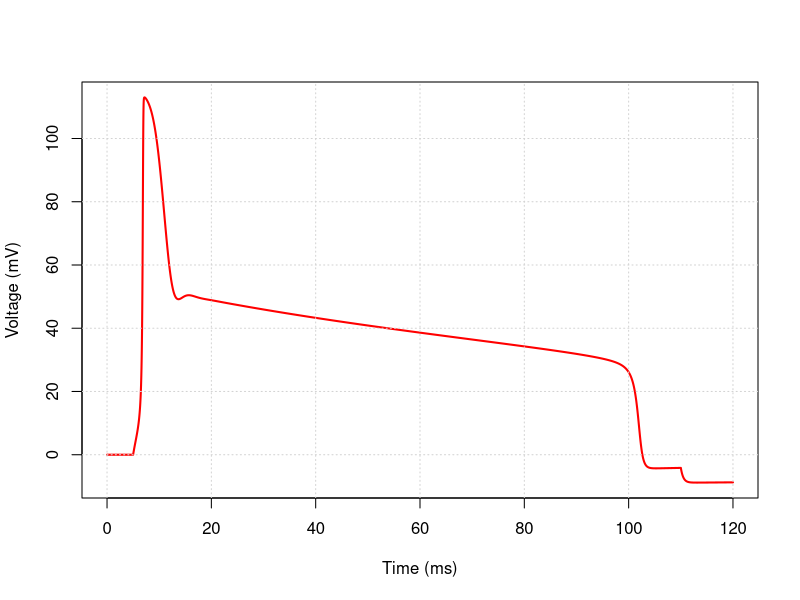

Write R code to recreate this figure.
#F249I Mutation
eNa <- 115
gNa <- 120
eK <- -12
gK <- 36
eL <- 10.6
gL <- 0.3

dt <- 0.01
duration <- 120

time <- seq(0, duration, by = dt)
nSteps <- length(time)

V <- numeric(nSteps)
n <- numeric(nSteps)
m <- numeric(nSteps)
h <- numeric(nSteps)

V[1] <- 0

gammaAlpha <- 1
gammaBeta <- 1
gammaTau <- 0.01
deltaV <- 0

alpha_n <- function(v){
  if(abs(v - 10) < 1e-10) return(0.1)
  0.01 * (10 - v) / (exp((10 - v)/10) - 1)
}

beta_n <- function(v){
  0.125 * exp(-v/80)
}

alpha_m <- function(v){
  if(abs(v - 25) < 1e-10) return(1)
  0.1 * (25 - v) / (exp((25 - v)/10) - 1)
}

beta_m <- function(v){
  4 * exp(-v/18)
}

alpha_h <- function(v){
  0.07 * exp(-v/20)
}

beta_h <- function(v){
  1 / (exp((30 - v)/10) + 1)
}

n[1] <- alpha_n(0)/(alpha_n(0)+beta_n(0))
m[1] <- alpha_m(0)/(alpha_m(0)+beta_m(0))
h[1] <- alpha_h(0)/(alpha_h(0)+beta_h(0))

Iext <- rep(0, nSteps)
Iext[time >= 5 & time <= 110] <- 10

for(i in 1:(nSteps - 1)){
  
  INa <- gNa * (m[i]^3) * h[i] * (V[i] - eNa)
  IK <- gK * (n[i]^4) * (V[i] - eK)
  IL <- gL * (V[i] - eL)
  
  dV <- Iext[i] - INa - IK - IL
  
  dn <- gammaTau * (
    gammaAlpha * alpha_n(V[i] - deltaV) * (1 - n[i]) -
      gammaBeta * beta_n(V[i] - deltaV) * n[i]
  )
  
  dm <- alpha_m(V[i]) * (1 - m[i]) - beta_m(V[i]) * m[i]
  
  dh <- alpha_h(V[i]) * (1 - h[i]) - beta_h(V[i]) * h[i]
  
  V[i + 1] <- V[i] + dt * dV
  n[i + 1] <- n[i] + dt * dn
  m[i + 1] <- m[i] + dt * dm
  h[i + 1] <- h[i] + dt * dh
}

plot(time, V,
     type = "l",
     col = "red",
     lwd = 2,
     xlab = "Time (ms)",
     ylab = "Voltage (mV)")

grid()
